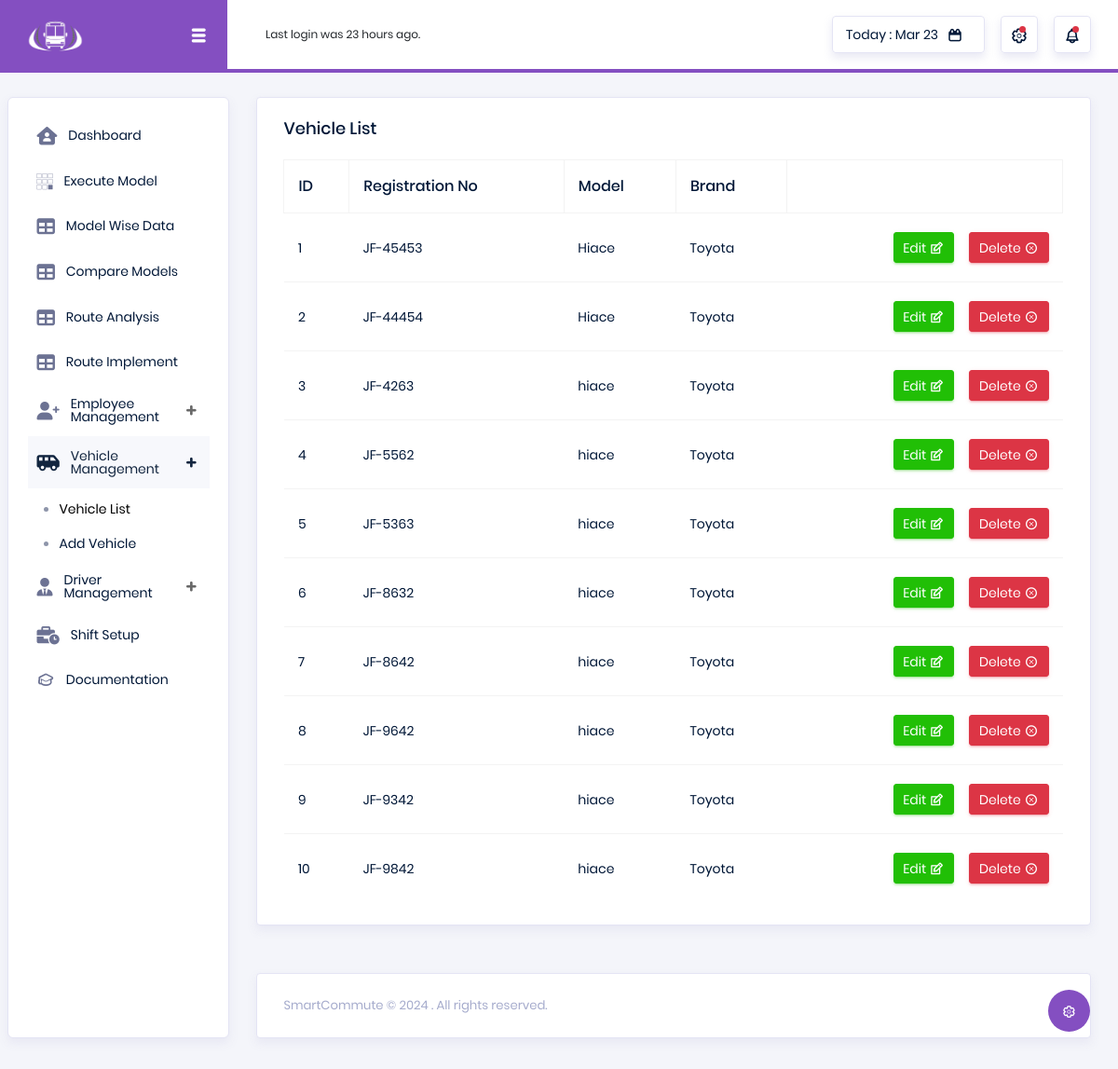
/users/vehicle_list, run on the app's committed database.
### users/models.py (models this page shows, shortened)
class Vehicle(models.Model):
    registration_no = models.CharField(max_length=50, unique=True)
    chasis_no = models.CharField(max_length=50, unique=True)
    color = models.CharField(max_length=30)
    type = models.CharField(max_length=30)
    model = models.CharField(max_length=50)
    brand = models.CharField(max_length=50)
    manufacture_date = models.DateField()
    registration_date = models.DateField()
    capacity = models.PositiveIntegerField()
    fuel_type = models.CharField(max_length=30)
    mileage = models.PositiveIntegerField()
    insurance_policy_no = models.CharField(max_length=50, unique=True, blank=True, null=True)
    insurance_expiry_date = models.DateField(blank=True, null=True)
    driver = models.ForeignKey(Driver, on_delete=models.CASCADE, blank=True, null=True)
    path_data = models.JSONField(blank=True, null=True)
    path_data_drop = models.JSONField(blank=True, null=True)
    status = models.CharField(max_length=30,
                              choices=[('active', 'Active'), ('sold', 'Sold'), ('out_of_service', 'Out of Service')],
                              default='active')

### users/views.py (the view)
# urls.py: path('vehicle_list', vehicle_list, name='vehicle_list'),
def vehicle_list(request):
    vehicles = Vehicle.objects.all()
    if request.method == 'POST':
        if 'edit_vehicle' in request.POST:
            vehicle_id = request.POST.get('id')
            vehicle_instance = Vehicle.objects.get(pk=vehicle_id)
            form = VehicleForm(instance=vehicle_instance)
            return render(request, 'users/vehicle_form.html', {'form': form, 'edit_vehicle': True,
                                                               'vehicle_id': vehicle_id})
    else:
        return render(request, 'users/vehicle_list.html', {'vehicles': vehicles})

### users/templates/users/vehicle_list.html (shortened to what this page needs)
{% extends "users/dashboard.html" %}
{% load static %}
{% block content %}
<div class="content-wrapper">
    <div class="row">
        <div class="col-12 grid-margin">
            <div class="card">
                <div class="card-body">
                    <h4 class="card-title"> Vehicle List </h4>
                      <div class="table-responsive">
                    <table class="table table-hover">
                        <thead>
                        <tr  class="table-bordered" >
                            <th class="ml-5">ID</th>
                            <th>Registration No</th>
                            <th>Model</th>
                            <th>Brand</th>
                            <th></th>
                        </tr>
                        </thead>
                        <tbody>
                        {% for vehicle in vehicles %}
                        <tr>
                            <td>{{vehicle.id}}</td>
                            <td>{{vehicle.registration_no}}</td>
                            <td>{{vehicle.model}}</td>
                            <td>{{vehicle.brand}}</td>
                            <td>
                                    <form method="POST">
                                <div class="d-flex justify-content-end align-items-center ">
                                    <button name="edit_vehicle" id="edit_vehicle"
                                       class="btn btn-success btn-sm btn-icon-text mr-3">
                                        Edit
                                        <i class="typcn typcn-edit btn-icon-append"></i>
                                    </button>
                                    <button type="button" class="btn btn-danger btn-sm btn-icon-text">
                                        Delete
                                        <i class="typcn typcn-delete-outline btn-icon-append"></i>
                                    </button>
                                </div>
                                    </form>
                            </td>
                        </tr>
                        {% endfor %}
                        </tbody>
                    </table>
                      </div>
                </div>
            </div>
        </div>
    </div>
</div>
{% endblock %}

### data on the page
Vehicle: id "1", registration_no "JF-45453", model "Hiace", brand "Toyota"
Vehicle: id "2", registration_no "JF-44454", model "Hiace", brand "Toyota"
Vehicle: id "3", registration_no "JF-4263", model "hiace", brand "Toyota"
Vehicle: id "4", registration_no "JF-5562", model "hiace", brand "Toyota"
Vehicle: id "5", registration_no "JF-5363", model "hiace", brand "Toyota"
Vehicle: id "6", registration_no "JF-8632", model "hiace", brand "Toyota"
Vehicle: id "7", registration_no "JF-8642", model "hiace", brand "Toyota"
Vehicle: id "8", registration_no "JF-9642", model "hiace", brand "Toyota"
Vehicle: id "9", registration_no "JF-9342", model "hiace", brand "Toyota"
Vehicle: id "10", registration_no "JF-9842", model "hiace", brand "Toyota"
